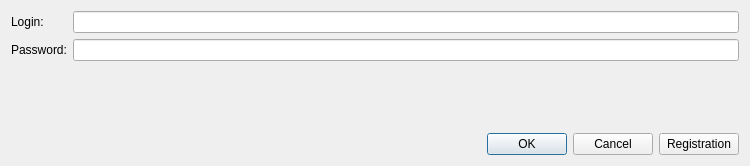
<?xml version="1.0" encoding="UTF-8"?>
<ui version="4.0">
 <class>LoginForm</class>
 <widget class="QWidget" name="LoginForm">
  <property name="geometry">
   <rect>
    <x>0</x>
    <y>0</y>
    <width>750</width>
    <height>166</height>
   </rect>
  </property>
  <property name="windowTitle">
   <string>Form</string>
  </property>
  <layout class="QVBoxLayout" name="verticalLayout">
   <item>
    <layout class="QFormLayout" name="formLayout">
     <property name="horizontalSpacing">
      <number>6</number>
     </property>
     <property name="verticalSpacing">
      <number>6</number>
     </property>
     <item row="0" column="0">
      <widget class="QLabel" name="label">
       <property name="text">
        <string>Login:</string>
       </property>
      </widget>
     </item>
     <item row="1" column="0">
      <widget class="QLabel" name="label_2">
       <property name="text">
        <string>Password:</string>
       </property>
      </widget>
     </item>
     <item row="0" column="1">
      <widget class="QLineEdit" name="loginEdit"/>
     </item>
     <item row="1" column="1">
      <widget class="QLineEdit" name="passwordEdit">
       <property name="text">
        <string/>
       </property>
       <property name="echoMode">
        <enum>QLineEdit::Password</enum>
       </property>
      </widget>
     </item>
    </layout>
   </item>
   <item>
    <spacer name="verticalSpacer">
     <property name="orientation">
      <enum>Qt::Vertical</enum>
     </property>
     <property name="sizeHint" stdset="0">
      <size>
       <width>20</width>
       <height>40</height>
      </size>
     </property>
    </spacer>
   </item>
   <item>
    <layout class="QHBoxLayout" name="horizontalLayout" stretch="0,0">
     <item>
      <widget class="QDialogButtonBox" name="buttonBox">
       <property name="enabled">
        <bool>true</bool>
       </property>
       <property name="standardButtons">
        <set>QDialogButtonBox::Cancel|QDialogButtonBox::Ok</set>
       </property>
      </widget>
     </item>
     <item>
      <widget class="QPushButton" name="registrationPushButton">
       <property name="text">
        <string>Registration</string>
       </property>
      </widget>
     </item>
    </layout>
   </item>
  </layout>
 </widget>
 <resources/>
 <connections/>
</ui>
